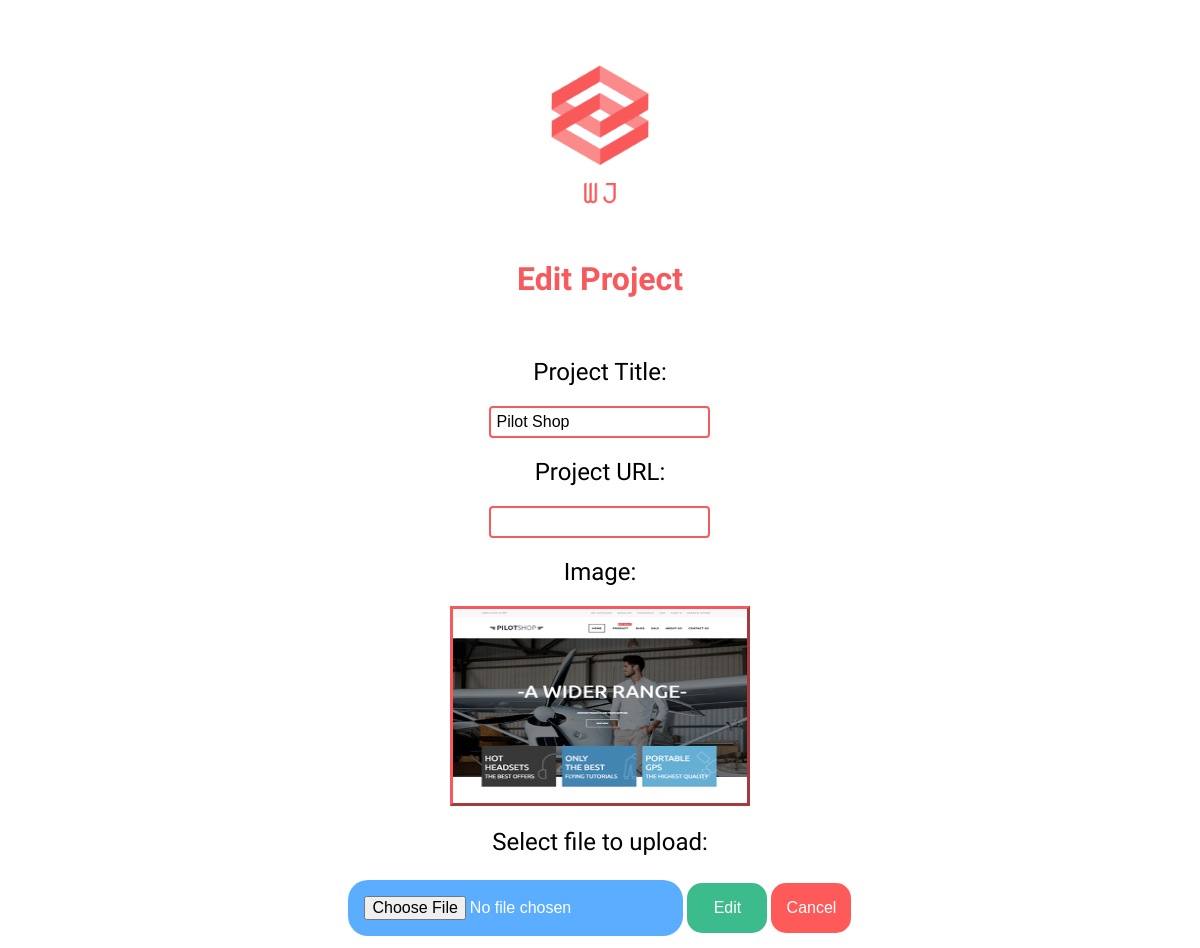
Screenshot of /edit.php?id=1 (signed in) with the database file from the repository.
### tables this page shows
CREATE TABLE `projects` (
  `id` int(11) unsigned NOT NULL AUTO_INCREMENT,
  `title` varchar(255) NOT NULL DEFAULT '',
  `img_url` varchar(1000) NOT NULL DEFAULT '',
  `site_url` varchar(2083) DEFAULT NULL,
  `date_added` datetime DEFAULT CURRENT_TIMESTAMP,
  PRIMARY KEY (`id`)
);

### edit.php (the view, shortened to what this page needs)
<?php
$db = new PDO("mysql:host=192.168.20.20;dbname=Portfolio", 'root', '');
$db->setAttribute(PDO::ATTR_DEFAULT_FETCH_MODE, PDO::FETCH_ASSOC);
if (!empty($_GET['id'])) {
$sql = 'SELECT `id`, `title`, `img_url`, `site_url` FROM `projects` WHERE `id`= ?;';
$query = $db->prepare($sql);
$query->execute([$_GET['id']]);
$result = $query->fetch();
} else {
echo 'Unable to complete action';
}
?>
<!DOCTYPE html>
<html lang="en">
<head>
    <link rel="stylesheet" type="text/css" href="CSS/edit.css">
</head>
<body>
<div class="logo">
    <img src="Images/logo_transparent.png" alt="logo">
</div>
<h1>Edit Project</h1>
<div class="addNewForm">
    <form method="POST" action="editProject.php" enctype="multipart/form-data">
        <?php
            echo '<label>Project Title: </label>';
            echo '<input type="text" value="' . $result['title'] . '" name="title">';
            echo '<label>Project URL: </label>';
            echo '<input type="text" value="' . $result['site_url'] . '" name="site">';
            echo '<label>Image: </label>';
            echo '<img class="projectImg" src="' . $result['img_url'] . '" alt = "' . $result['title'] . '">' ;
            echo '<label>Select file to upload: </label>';
            echo '<input type="file" name="fileToUpload" id="fileToUpload" placeholder="No file selected">';
            echo '<input class="edit" type="submit" value="Edit" name="editBtn">';
            echo '<input class="cancel" type="submit" name="cancelBtn" value="Cancel">';
        ?>
    </form>
</div>
</body>
</html>

### CSS/edit.css (style rules this page uses)
* { box-sizing: border-box; }
body { font-family: 'Dosis', sans-serif; font-size: 62.5%; }
.logo { text-align: center; }
.logo img { width:250px; height: 250px; }
h1 { color: #F75A5C; width: 50%; margin: 0 auto; text-align: center; padding-bottom: 40px; font-size: 2rem; }
label { display: block; padding: 20px; font-size: 1.5rem; }
.addNewForm { width: 60%; margin: 0 auto; text-align: center; }
.addNewForm input[type=text] { border: 2px solid #F75A5C; border-radius: 4px; font-size: 1rem; transition: width 0.7s ease-in-out; padding: 5px; }
.addNewForm input[type=file] { background-color: #5badff; border: none; color: #FFFFFF ; padding: 16px 16px; text-decoration: none; margin: 4px 2px; cursor: pointer; font-size: 1rem; border-radius: 20px; }
.addNewForm input[type=submit] { border: none; color: #FFFFFF ; padding: 16px 6px; text-decoration: none; margin: 4px 2px; cursor: pointer; font-size: 1rem; border-radius: 15px; width: 80px; }
.edit { background-color: #3CBC8D; }
.cancel { background-color: #ff5a5a ; }
.projectImg { border-style: outset; border-color: #F75A5C; width: 300px; height: 200px; transform: scale(1); transition: .3s ease-in-out }

### rows the page displays
projects: title "Pilot Shop", img_url (picture)
